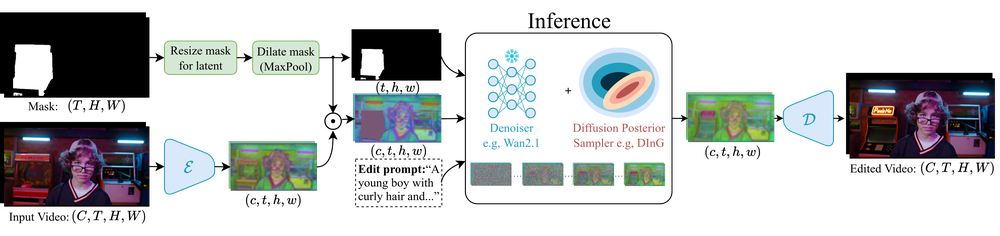
#> input picture assets/ding_diag.png, 1000 x 236 px, shrunk from 3988 x 940 before the run
$ python draw_img_mask.py ../assets/ding_diag.png ../assets/ding_diag.png
#> lines starting #> are read from the running program, lines starting #| are printed output that depends on the picture
"""Interactively paint an inpainting mask over an image using the mouse."""

from __future__ import annotations

import argparse
from pathlib import Path
from typing import Tuple

import numpy as np
from PIL import Image
import matplotlib.pyplot as plt


def parse_args() -> argparse.Namespace:
    parser = argparse.ArgumentParser(description=__doc__)
    parser.add_argument("image_path", type=Path, help="Path to the image to mask.")
    parser.add_argument("mask_path", type=Path, help="Path to save mask.")
    parser.add_argument("--brush-size", type=int, default=30, help="Brush radius in pixels (default: 20).")
    parser.add_argument("--invert", action="store_true", help="Start with fully masked image (paint to reveal).")
    return parser.parse_args()


def make_overlay(mask: np.ndarray) -> np.ndarray:
    """Return an RGBA overlay highlighting masked (zero) regions in red."""
    overlay = np.zeros((*mask.shape, 4), dtype=np.float32)
    overlay[mask < 0.5] = (1.0, 0.0, 0.0, 0.35)
    return overlay


def apply_brush(mask: np.ndarray, x: int, y: int, radius: int, erase: bool) -> None:
    """Modify the mask in place with a circular brush."""
    h, w = mask.shape
    y_grid, x_grid = np.ogrid[0:h, 0:w]
    dist_sq = (x_grid - x) ** 2 + (y_grid - y) ** 2
    region = dist_sq <= radius * radius
    mask[region] = 1.0 if erase else 0.0


def save_outputs(mask: np.ndarray, img_np: np.ndarray, mask_path: Path) -> Tuple[Path, Path]:
    mask_img = (mask * 255).astype(np.uint8)
    #masked = (img_np * mask[..., None]).astype(np.uint8)
    Image.fromarray(mask_img).save(mask_path)
    print(f"Saved mask to {mask_path}")


def main() -> None:
    args = parse_args()
    img = Image.open(args.image_path).convert("RGB")
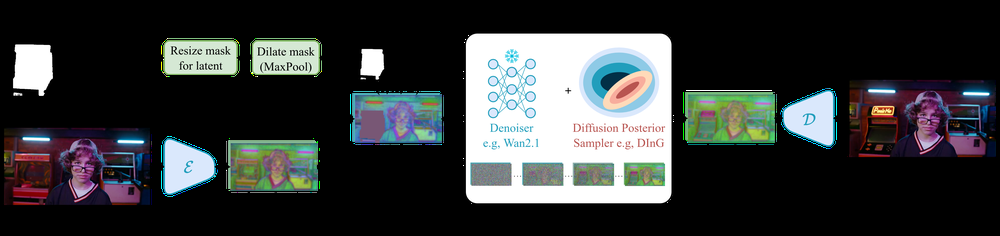
#> img: PIL image 1000x236 RGB; mean R, G, B 54.8, 57.4, 57.7
    img_np = np.asarray(img, dtype=np.uint8)
    h, w = img_np.shape[:2]
#> h = 236; w = 1000

    mask = np.zeros((h, w), dtype=np.float32) if args.invert else np.ones((h, w), dtype=np.float32)

    fig, ax = plt.subplots(figsize=(8, 8))
    ax.set_title("Left-drag to erase (set mask to 0). Right-drag to restore (mask=1). Press 's' to save, 'q' to quit.")
    ax.axis("off")
    base_img = ax.imshow(img_np)
    overlay_img = ax.imshow(make_overlay(mask))
#> mask: shape (236, 1000) float32; every value is 1

    state = {"drawing": False, "erase": False}

    def on_press(event):
        if event.inaxes != ax:
            return
        if event.button not in {1, 3}:  # left or right
            return
        state["drawing"] = True
        state["erase"] = event.button == 3
        on_move(event)

    def on_release(event):
        state["drawing"] = False

    def on_move(event):
        if not state["drawing"] or event.inaxes != ax or event.xdata is None or event.ydata is None:
            return
        x, y = int(event.xdata), int(event.ydata)
        apply_brush(mask, x, y, max(1, args.brush_size), erase=state["erase"])
        overlay_img.set_data(make_overlay(mask))
        fig.canvas.draw_idle()

    def on_key(event):
        if event.key == "s":
            save_outputs(mask, img_np, args.mask_path)

        elif event.key in {"q", "escape"}:
            plt.close(fig)

    fig.canvas.mpl_connect("button_press_event", on_press)
    fig.canvas.mpl_connect("button_release_event", on_release)
    fig.canvas.mpl_connect("motion_notify_event", on_move)
    fig.canvas.mpl_connect("key_press_event", on_key)

    try:
        plt.show()
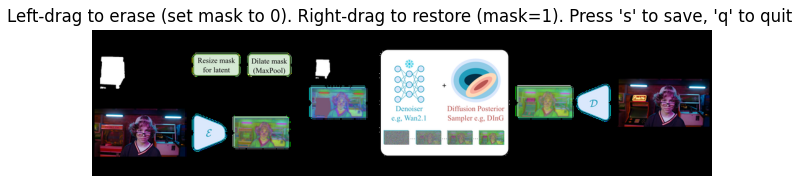
#> figure drawn by matplotlib, 1 panel
    finally:
        plt.close(fig)


if __name__ == "__main__":  # pragma: no cover
    main()
